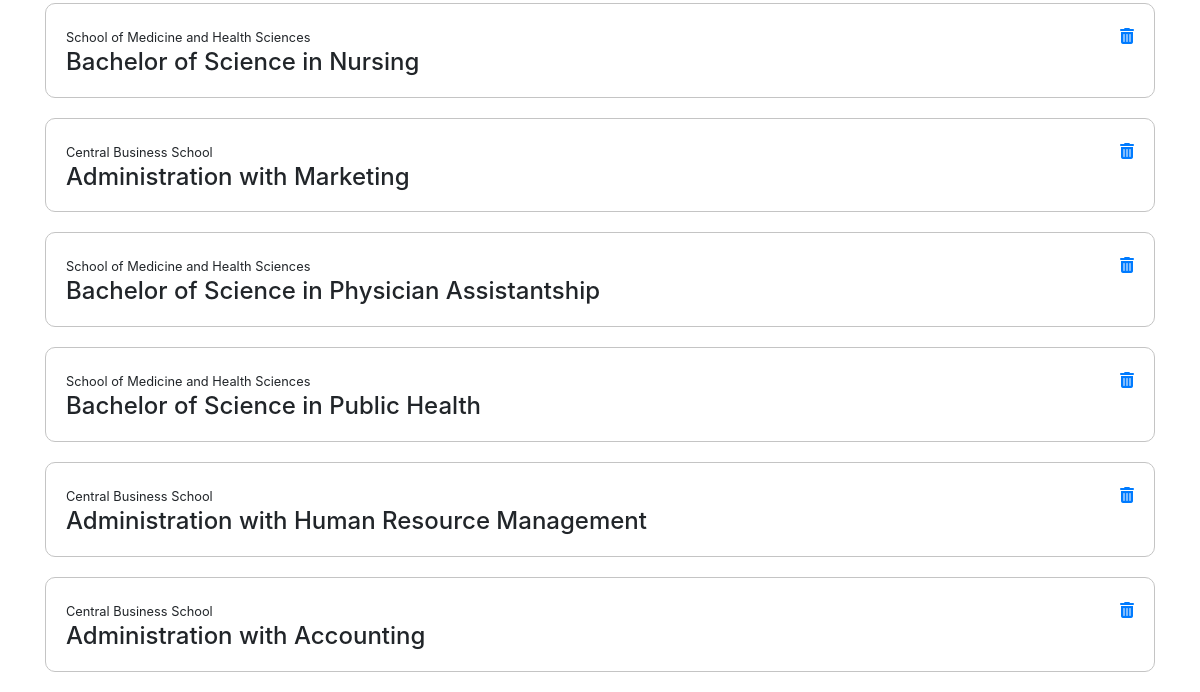
/courses (lower part), run on an earlier commit of the app's database.
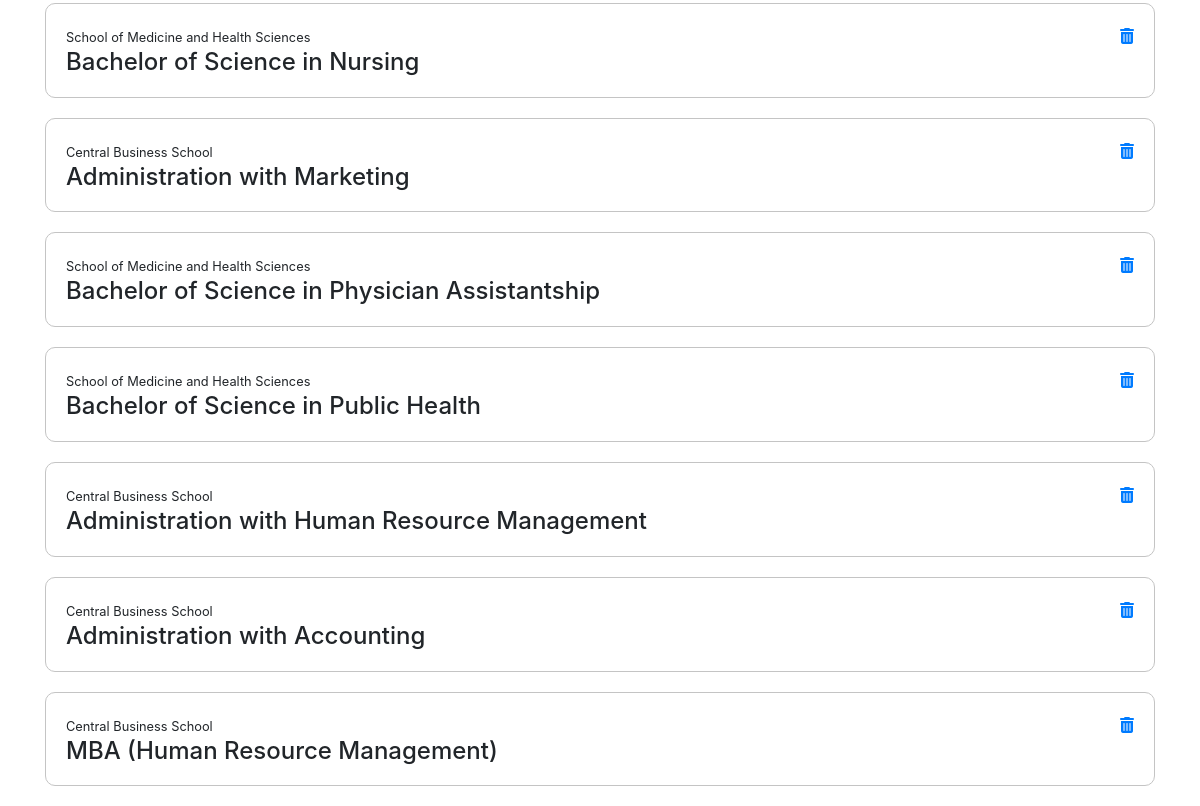
And on a later commit of the database.
### app/models.py (models this page shows, shortened)
class Course(db.Model):
    id = db.Column(db.Integer, primary_key=True)
    name = db.Column(db.String(), nullable=False)
    tempField = db.Column(db.String())
    department = db.Column(db.String(), nullable=True)

### app/routes.py (the view, shortened to what this page needs)
@app.route("/courses",methods=['GET','POST'])
def courses():
    courses = Course.query.all()
    return render_template('courses.html', courses=courses)

### app/templates/courses.html (shortened to what this page needs)
{% extends "layout.html" %}
{% block body %}
<div class="container">
    <br/>
<br/>
{% for course in courses %}
<div  style="display: flex; justify-content: space-between;" class="course">
    <div>
        <small>{{course.department}}</small>
        <h4 style="margin: 0; width: fit-content;">{{course.tempField}}</h4>
    </div>
    <div>
        <a href='{{url_for("delete", id=course.id)}}'>
            <i class="fa fa-trash" aria-hidden="true"></i>
        </a>
    </div>
</div>
{% endfor %}
</div>
{% endblock %}

What changed in the data, as far as the page shows it:
added Course: department "Central Business School", tempField "MBA (Human Resource Management)"
